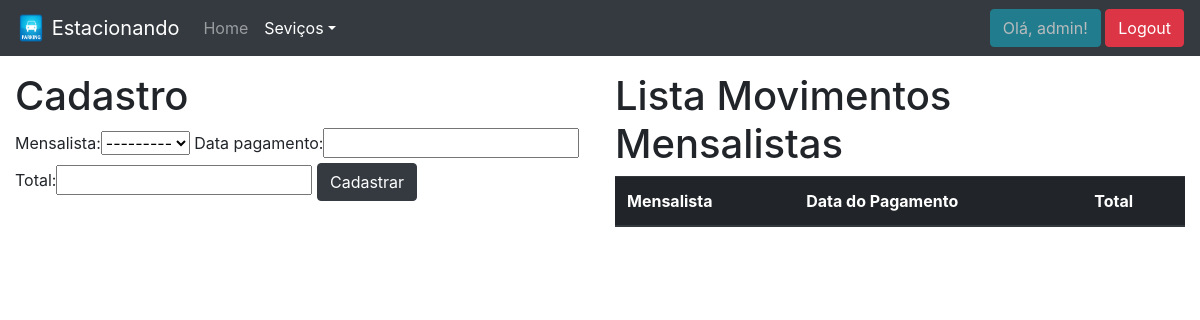
The page /sistema/movimento-mensalista/ (signed in) on the database as committed earlier.
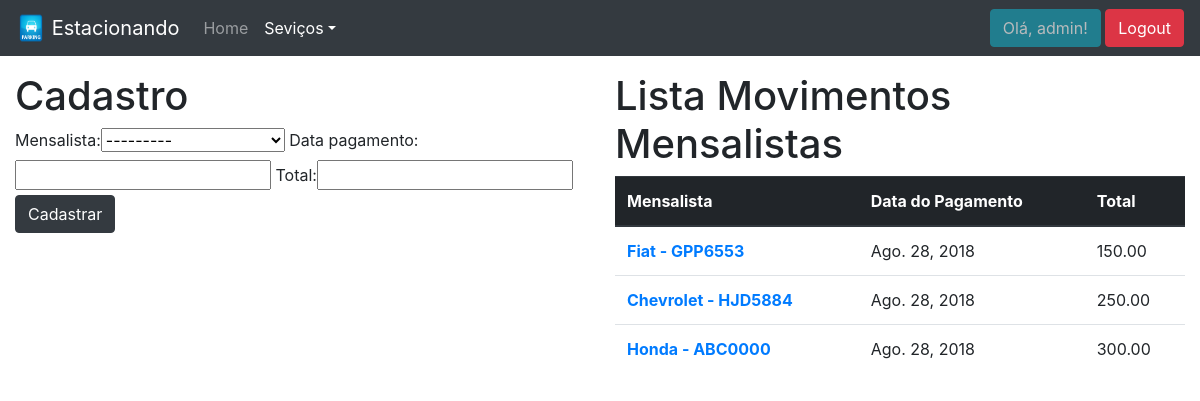
The same page on the database as committed later.
### core/models.py (models this page shows, shortened)
class MovimentoMensalista(models.Model):
    mensalista = models.ForeignKey(Mensalista, on_delete=models.PROTECT)
    data_pagamento = models.DateField()
    total = models.DecimalField(max_digits=6, decimal_places=2)

class Mensalista(models.Model):
    veiculo = models.ForeignKey(Veiculo, on_delete=models.PROTECT)
    inicio = models.DateField()
    valor_mes = models.DecimalField(max_digits=6, decimal_places=2)
    def __str__(self):
        return str(self.veiculo)

class Veiculo(models.Model):
    marca = models.ForeignKey(Marca, on_delete=models.PROTECT)
    placa = models.CharField(max_length=7)
    proprietario = models.ForeignKey(Pessoa, on_delete=models.PROTECT)
    cor = models.CharField(max_length=15)
    observacoes = models.TextField(blank=True, null=True)
    def __str__(self):
        return str(self.marca) + ' - ' + self.placa

class Marca(models.Model):
    nome = models.CharField(max_length=50)
    def __str__(self):
        return self.nome

### core/views.py (the view)
# urls.py: path('movimento-mensalista/', lista_movMensalista, name='core_lista_movMensalista'),
@login_required
def lista_movMensalista(request):
    movMensalista = MovimentoMensalista.objects.all()
    form = MovimentoMensalistaForm()
    dados = {'movMensalista' : movMensalista, 'form' : form}
    return render(request,'core/lista_movMensalista.html', dados)

### core/form.py
class MovimentoMensalistaForm(ModelForm):
    class Meta:
        model = MovimentoMensalista
        fields = '__all__'

### templates/core/lista_movMensalista.html (shortened to what this page needs)
{% extends 'core/base.html' %}
{% load static %}
{% load bootstrap %}
{% block menu %}
    <nav class="navbar fixed-top navbar-dark bg-dark navbar-expand-lg">
        <a class="navbar-brand" href="{% url 'website_home' %}">
            <img src="{% static 'img/CarParkingSign.png' %}" width="30" height="30" class="d-inline-block align-top" alt="">
            Estacionando
        </a>
        <div class="collapse navbar-collapse" id="navbarSupportedContent">
            <ul class="navbar-nav mr-auto">
                <li class="nav-item">
                    <a class="nav-link" href="{% url 'core_home' %}">Home</a>
                </li>
                <li class="nav-item dropdown active">
                    <a class="nav-link dropdown-toggle" href="#" id="navbarDropdown" role="button" data-toggle="dropdown" aria-haspopup="true" aria-expanded="false">Seviços</a>
                </li>
            </ul>
            <ul class="navbar-nav">
                {% if user.is_authenticated %}
                    <li class="nav-item">
                        <a class="btn btn-info disabled" href="">Olá, {{ user }}!</a>
                        <a class="btn btn-danger" href="{% url 'logout' %}">Logout</a>
                    </li>
                {% else %}
                    <li class="nav-item">
                        <a class="nav-link" href="{% url 'login' %}">Login</a>
                    </li>
                {% endif %}
            </ul>
        </div>
    </nav>
{% endblock %}
{% block main %}
    <div class="row">
        <div class="col-sm-6">
            <h1>Cadastro</h1>
            <form action="{% url 'core_novo_movMensalista' %}" method="POST">
                {{ form|bootstrap }}
                <button type="submit" class="btn btn-dark">Cadastrar</button>
            </form>
        </div>
        <div class="col-sm-6">
            <h1>Lista Movimentos Mensalistas</h1>
            <table class="table">
                <thead class="thead-dark">
                    <tr>
                        <th scope="col">Mensalista</th>
                        <th scope="col">Data do Pagamento</th>
                        <th scope="col">Total</th>
                    </tr>
                </thead>
                <tbody>
                    {% for movimento in movMensalista %}
                        <tr>
                            <th scope="row"><a href="{% url 'core_update_movMensalista' movimento.id %}">{{ movimento.mensalista }}</a></th>
                            <td>{{ movimento.data_pagamento }}</td>
                            <td>{{ movimento.total }}</td>
                        </tr>
                    {% endfor %}
                </tbody>
            </table>
        </div>
    </div>
{% endblock %}

Rows that differ between the two databases and show on the page:
added MovimentoMensalista: mensalista "Fiat - GPP6553", data_pagamento "Ago. 28, 2018", total "150.00"
added MovimentoMensalista: mensalista "Chevrolet - HJD5884", data_pagamento "Ago. 28, 2018", total "250.00"
added MovimentoMensalista: mensalista "Honda - ABC0000", data_pagamento "Ago. 28, 2018", total "300.00"
